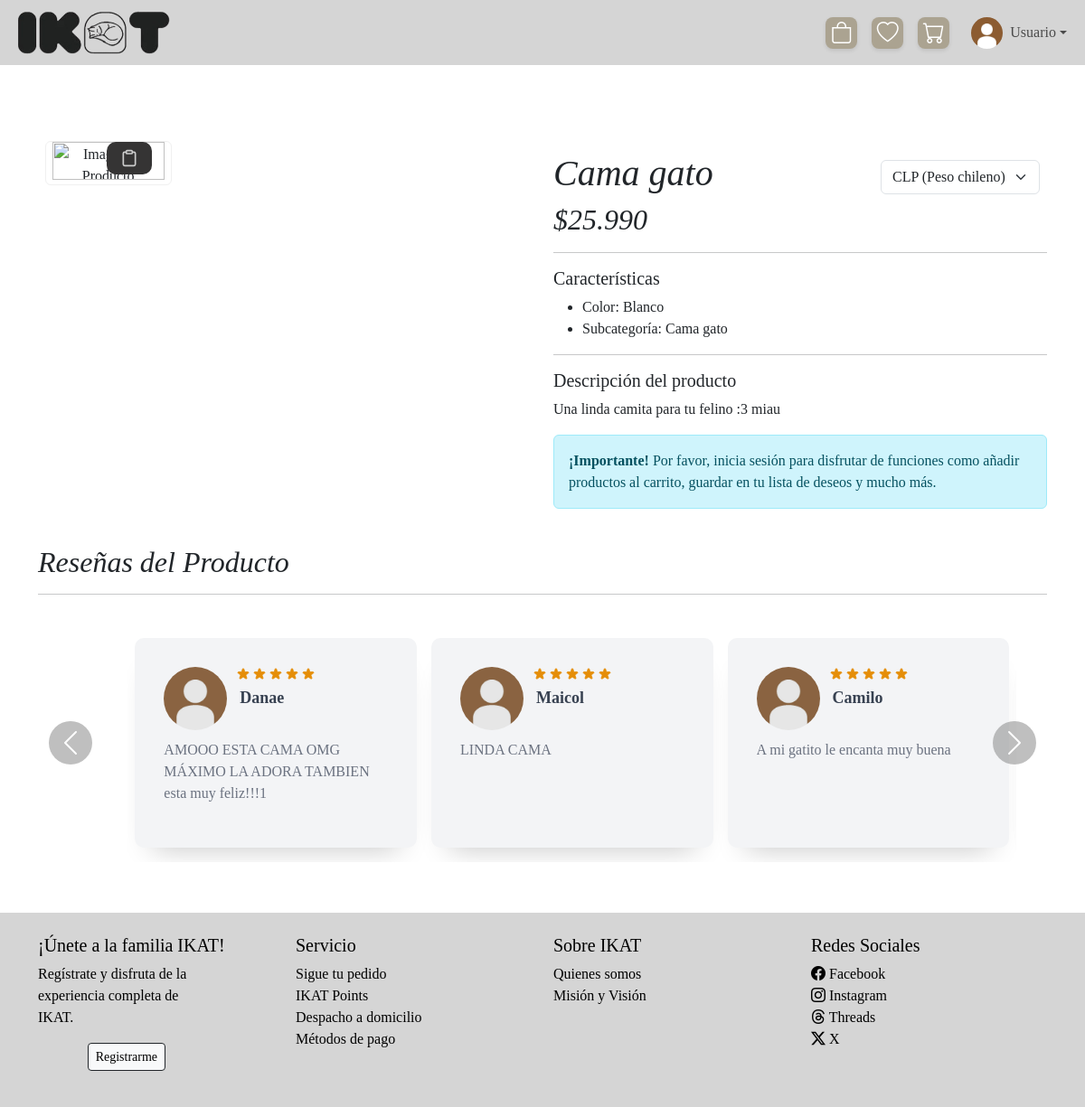
The page /views/producto.php?id=3 on the database its author committed.
### tables this page shows
CREATE TABLE `producto` (
  `id_producto` int(10) NOT NULL,
  `nombre_producto` varchar(50) NOT NULL,
  `precio_unitario` int(11) NOT NULL,
  `stock_producto` int(11) NOT NULL,
  `descripcion_producto` text NOT NULL,
  `foto_producto` varchar(255) NOT NULL,
  `cantidad_vendida` int(11) NOT NULL,
  `top_venta` tinyint(1) NOT NULL,
  `activo` tinyint(1) NOT NULL,
  `id_subcategoria` int(11) DEFAULT NULL
);

CREATE TABLE `resenia` (
  `id_resenia` int(100) NOT NULL,
  `calificacion` int(1) NOT NULL,
  `comentario` text DEFAULT NULL,
  `fecha_resenia` date DEFAULT NULL,
  `razon` text DEFAULT NULL,
  `activo` tinyint(1) NOT NULL,
  `id_usuario` int(100) NOT NULL,
  `id_producto` int(10) NOT NULL
);

CREATE TABLE `usuario` (
  `id_usuario` int(100) NOT NULL,
  `nombre_usuario` varchar(50) NOT NULL,
  `apellido_usuario` varchar(50) NOT NULL,
  `run_usuario` varchar(9) NOT NULL,
  `correo_usuario` varchar(100) NOT NULL,
  `numero_usuario` varchar(12) NOT NULL,
  `contrasenia_usuario` varchar(255) NOT NULL,
  `direccion_usuario` varchar(100) DEFAULT NULL,
  `tipo_usuario` enum('Admin','Registrado','Superadmin') NOT NULL,
  `puntos_totales` bigint(255) NOT NULL,
  `activo` tinyint(1) NOT NULL DEFAULT 1,
  `ultima_sesion` date DEFAULT NULL,
  `token_rec` varchar(32) DEFAULT NULL
);

### assets/php/ver_caracteristicas.php (called while the page is built, shortened)
<?php
function obtenerCaracteristicasProducto($conn, $idProducto) {
    $caracteristicas = [];
    $consultaColor = "SELECT c.nombre_color FROM color c INNER JOIN producto_color pc ON c.id_color = pc.id_color WHERE pc.id_producto = ?";
    $stmtColor = $conn->prepare($consultaColor);
    $stmtColor->bind_param("i", $idProducto);
    if ($stmtColor->execute()) {
        $result = $stmtColor->get_result();
        while ($row = $result->fetch_assoc()) {
            $caracteristicas[] = "Color: " . $row['nombre_color'];
        }
    }
    $consultaMaterial = "SELECT m.nombre_material FROM material m INNER JOIN producto_material pm ON m.id_material = pm.id_material WHERE pm.id_producto = ?";
    $stmtMaterial = $conn->prepare($consultaMaterial);
    $stmtMaterial->bind_param("i", $idProducto);
    if ($stmtMaterial->execute()) {
        $result = $stmtMaterial->get_result();
    }
    $consultaAmbiente = "SELECT a.nombre_ambiente FROM ambiente a INNER JOIN producto_ambiente pa ON a.id_ambiente = pa.id_ambiente WHERE pa.id_producto = ?";
    $stmtAmbiente = $conn->prepare($consultaAmbiente);
    $stmtAmbiente->bind_param("i", $idProducto);
    if ($stmtAmbiente->execute()) {
        $result = $stmtAmbiente->get_result();
    }
    $consultaFirmeza = "SELECT f.nivel_firmeza FROM firmeza f INNER JOIN producto_firmeza pf ON f.id_firmeza = pf.id_firmeza WHERE pf.id_producto = ?";
    $stmtFirmeza = $conn->prepare($consultaFirmeza);
    $stmtFirmeza->bind_param("i", $idProducto);
    if ($stmtFirmeza->execute()) {
        $result = $stmtFirmeza->get_result();
    }
    $consultaForma = "SELECT fo.nombre_forma FROM forma fo INNER JOIN producto_forma pf ON fo.id_forma = pf.id_forma WHERE pf.id_producto = ?";
    $stmtForma = $conn->prepare($consultaForma);
    $stmtForma->bind_param("i", $idProducto);
    if ($stmtForma->execute()) {
        $result = $stmtForma->get_result();
    }
    $consultaAsientos = "SELECT na.cantidad_asientos FROM n_asientos na INNER JOIN producto_n_asientos pna ON na.id_n_asientos = pna.id_n_asientos WHERE pna.id_producto = ?";
    $stmtAsientos = $conn->prepare($consultaAsientos);
    $stmtAsientos->bind_param("i", $idProducto);
    if ($stmtAsientos->execute()) {
        $result = $stmtAsientos->get_result();
    }
    $consultaCajones = "SELECT nc.cantidad_cajones FROM n_cajones nc INNER JOIN producto_n_cajones pnc ON nc.id_n_cajones = pnc.id_n_cajones WHERE pnc.id_producto = ?";
    $stmtCajones = $conn->prepare($consultaCajones);
    $stmtCajones->bind_param("i", $idProducto);
    if ($stmtCajones->execute()) {
        $result = $stmtCajones->get_result();
    }
    $consultaSubcategoria = "SELECT sc.nombre_subcategoria FROM subcategoria sc INNER JOIN producto p ON sc.id_subcategoria = p.id_subcategoria WHERE p.id_producto = ?";
    $stmtSubcategoria = $conn->prepare($consultaSubcategoria);
    $stmtSubcategoria->bind_param("i", $idProducto);
    if ($stmtSubcategoria->execute()) {
        $result = $stmtSubcategoria->get_result();
        if ($row = $result->fetch_assoc()) {
            $caracteristicas[] = "Subcategoría: " . $row['nombre_subcategoria'];
        }
    }
    return $caracteristicas;
}

### assets/php/ver_resenias.php (called while the page is built, shortened)
<?php
function obtenerReseniasProducto($conn, $idProducto)
{
    $sql = "SELECT r.calificacion, r.comentario, u.nombre_usuario, r.id_usuario
            FROM resenia r
            JOIN usuario u ON r.id_usuario = u.id_usuario
            WHERE r.id_producto = ? AND r.activo = 1";
    $stmt = $conn->prepare($sql);
    $stmt->bind_param("i", $idProducto);
    $stmt->execute();
    $result = $stmt->get_result();
    $resenias = [];
    while ($resenia = $result->fetch_assoc()) {
        $resenias[] = $resenia;
    }
    return $resenias;
}
?>

### views/producto.php (the view, shortened to what this page needs)
<!doctype php>
<php lang="es">
    <head>
        <link href="https://cdn.jsdelivr.net/npm/bootstrap@5.3.3/dist/css/bootstrap.min.css" rel="stylesheet"
>
        <link rel="stylesheet" href="../assets/css/styles.css">
        <link rel="stylesheet" href="../assets/css/reseñas.css">
        <link rel="stylesheet" href="../assets/css/carruselReseñas.css">
        <link rel="stylesheet" href="../assets/css/copy.css">
        <link rel="stylesheet" href="../assets/css/heart.css">
        <link rel="stylesheet" href="../assets/scss/cart.scss">
        <link rel="stylesheet" href="https://cdn.jsdelivr.net/npm/bootstrap-icons@1.11.3/font/bootstrap-icons.min.css">
        <?php include '../assets/php/ver_caracteristicas.php'; ?>
        <?php include '../assets/php/ver_resenias.php'; ?>
    </head>
    <body>
        <div class="container-f">
            <?php include '../templates/header.php'; ?>
            <div class="main py-4">
                <?php
                include_once '..\config\conexion.php';
                if (isset($_GET['id'])) {
                    $id_producto = (int) $_GET['id'];
                    $sql = "SELECT * FROM producto WHERE id_producto = ? AND activo = 1";
                    $stmt = $conn->prepare($sql);
                    $stmt->bind_param("i", $id_producto);
                    $stmt->execute();
                    $resultado = $stmt->get_result();
                    if ($resultado->num_rows > 0) {
                        $producto = $resultado->fetch_assoc();
                    } else {
                        echo "<p>Producto no encontrado.</p>";
                        exit();
                    }
                } else {
                    echo "<p>Falta el ID del producto.</p>";
                    exit();
                }
                ?>
                <div class="container mt-4">
                    <div class="row">
                        <div class="col-md-6 text-center position-relative d-flex">
                            <div class="botonImagen d-flex flex-column align-items-center">
                                <div class="botonCopy d-flex justify-content-end w-100 me-5">
                                    <button id="copyLinkButton" class="copy" onclick="copyLink()">
                                        <span>
                                        </span>
                                    </button>
                                </div>
                                <div class="imagenProducto">
                                </div>
                            </div>
                        </div>
                        <div class="col-md-6 mt-5">
                            <div class="d-flex justify-content-between align-items-center me-2">
                                <h1><?= htmlspecialchars($producto['nombre_producto']) ?></h1>
                                <select id="currencySelector" class="form-select" style="width: auto;">
                                    <option value="CLP" selected>CLP (Peso chileno)</option>
                                </select>
                            </div>
                            <h2 class="text-dark">
                                <span
                                    id="productPrice"><?= number_format($producto['precio_unitario'], 0, ',', '.') ?></span>
                            </h2>
                            <hr>
                            <h5>Características</h5>
                            <ul>
                                <?php
                                $caracteristicas = obtenerCaracteristicasProducto($conn, $producto['id_producto']);
                                if (!empty($caracteristicas)) {
                                    foreach ($caracteristicas as $caracteristica) {
                                        echo "<li>" . htmlspecialchars($caracteristica) . "</li>";
                                    }
                                } else {
                                    echo "<li>No hay características disponibles</li>";
                                }
                                ?>
                            </ul>
                            <hr>
                            <h5>Descripción del producto</h5>
                            <p><?= htmlspecialchars($producto['descripcion_producto']) ?></p>
                            <?php
                            if (!isset($_SESSION['id_usuario'])) {
                                ?>
                                <div class="alert alert-info fade show mt-3" role="alert">
                                    <strong>¡Importante!</strong> Por favor, inicia sesión para disfrutar de funciones como
                                    añadir productos al carrito, guardar en tu lista de deseos y mucho más.
                                </div>
                                <?php
                            }
                            ?>
                        </div>
                    </div>
                    <?php
                    include_once '..\config\conexion.php';
                    if (isset($_GET['id']) && is_numeric($_GET['id'])) {
                        $idProducto = $_GET['id'];
                        $resenias = obtenerReseniasProducto($conn, $idProducto);
                    } else {
                        echo "ID de producto no válido o no definido.";
                        $idProducto = null;
                        $resenias = [];
                    }
                    ?>
                    <div class="row mt-4 mb-3">
                        <div class="col-12">
                            <h2>Reseñas del Producto</h2>
                            <hr>
                            <div class="container-fluid bg-white py-3">
                                <div id="testimonialCarousel" class="carousel slide" data-bs-ride="carousel">
                                    <div class="carousel-inner">
                                        <?php if (empty($resenias)): ?>
                                            <div class="carousel-item active">
                                                <div class="card">
                                                    <div class="header">
                                                        <div>
                                                            <p class="name">Sin reseñas</p>
                                                        </div>
                                                    </div>
                                                    <p class="message">
                                                        Este producto aún no tiene reseñas.
                                                    </p>
                                                </div>
                                            </div>
                                        <?php else: ?>
                                            <?php foreach ($resenias as $index => $resenia): ?>
                                                <div class="carousel-item <?php echo $index === 0 ? 'active' : ''; ?>">
                                                    <div class="card">
                                                        <div class="header">
                                                            <div class="image"><img src="../assets/images/profile/01.webp"
                                                                    alt=""></div>
                                                            <div>
                                                                <div class="stars">
                                                                    <?php for ($i = 0; $i < 5; $i++): ?>
                                                                        <svg fill="<?php echo $i < $resenia['calificacion'] ? 'currentColor' : 'none'; ?>"
                                                                            stroke="currentColor" viewBox="0 0 20 20"
                                                                            xmlns="http://www.w3.org/2000/svg">
                                                                            <path
                                                                                d="M9.049 2.927c.3-.921 1.603-.921 1.902 0l1.07 3.292a1 1 0 00.95.69h3.462c.969 0 1.371 1.24.588 1.81l-2.8 2.034a1 1 0 00-.364 1.118l1.07 3.292c.3.921-.755 1.688-1.54 1.118l-2.8-2.034a1 1 0 00-1.175 0l-2.8 2.034c-.784.57-1.838-.197-1.539-1.118l1.07-3.292a1 1 0 00-.364-1.118L2.98 8.72c-.783-.57-.38-1.81.588-1.81h3.461a1 1 0 00.951-.69l1.07-3.292z">
                                                                            </path>
                                                                        </svg>
                                                                    <?php endfor; ?>
                                                                </div>
                                                                <p class="name">
                                                                    <?php echo htmlspecialchars($resenia['nombre_usuario']); ?>
                                                                </p>
                                                            </div>
                                                        </div>
                                                        <p class="message">
                                                            <?php echo htmlspecialchars($resenia['comentario']); ?>
                                                        </p>
                                                    </div>
                                                </div>
                                            <?php endforeach; ?>
                                        <?php endif; ?>
                                    </div>
                                    <button class="carousel-control-prev" type="button"
                                        data-bs-target="#testimonialCarousel" data-bs-slide="prev">
                                        <span class="carousel-control-prev-icon" aria-hidden="true"></span>
                                    </button>
                                    <button class="carousel-control-next" type="button"
                                        data-bs-target="#testimonialCarousel" data-bs-slide="next">
                                        <span class="carousel-control-next-icon" aria-hidden="true"></span>
                                    </button>
                                </div>
                            </div>
                        </div>
                    </div>
                </div>
            </div>
            <?php include '../templates/footer.php'; ?>
        </div>
    </body>
</php>

### rows shown on the page
producto: nombre_producto "Cama gato", precio_unitario "$25.990", descripcion_producto "Una linda camita para tu felino :3 miau"
resenia: calificacion 5 (drawn), id_usuario.nombre_usuario "Danae", comentario "AMOOO ESTA CAMA OMG MÁXIMO LA ADORA TAMBIEN esta muy feliz!!!1"
resenia: calificacion 5 (drawn), id_usuario.nombre_usuario "Maicol", comentario "LINDA CAMA"
resenia: calificacion 5 (drawn), id_usuario.nombre_usuario "Camilo", comentario "A mi gatito le encanta muy buena"

### other values the page prints
$caracteristica "Color: Blanco"
$caracteristica "Subcategoría: Cama gato"
